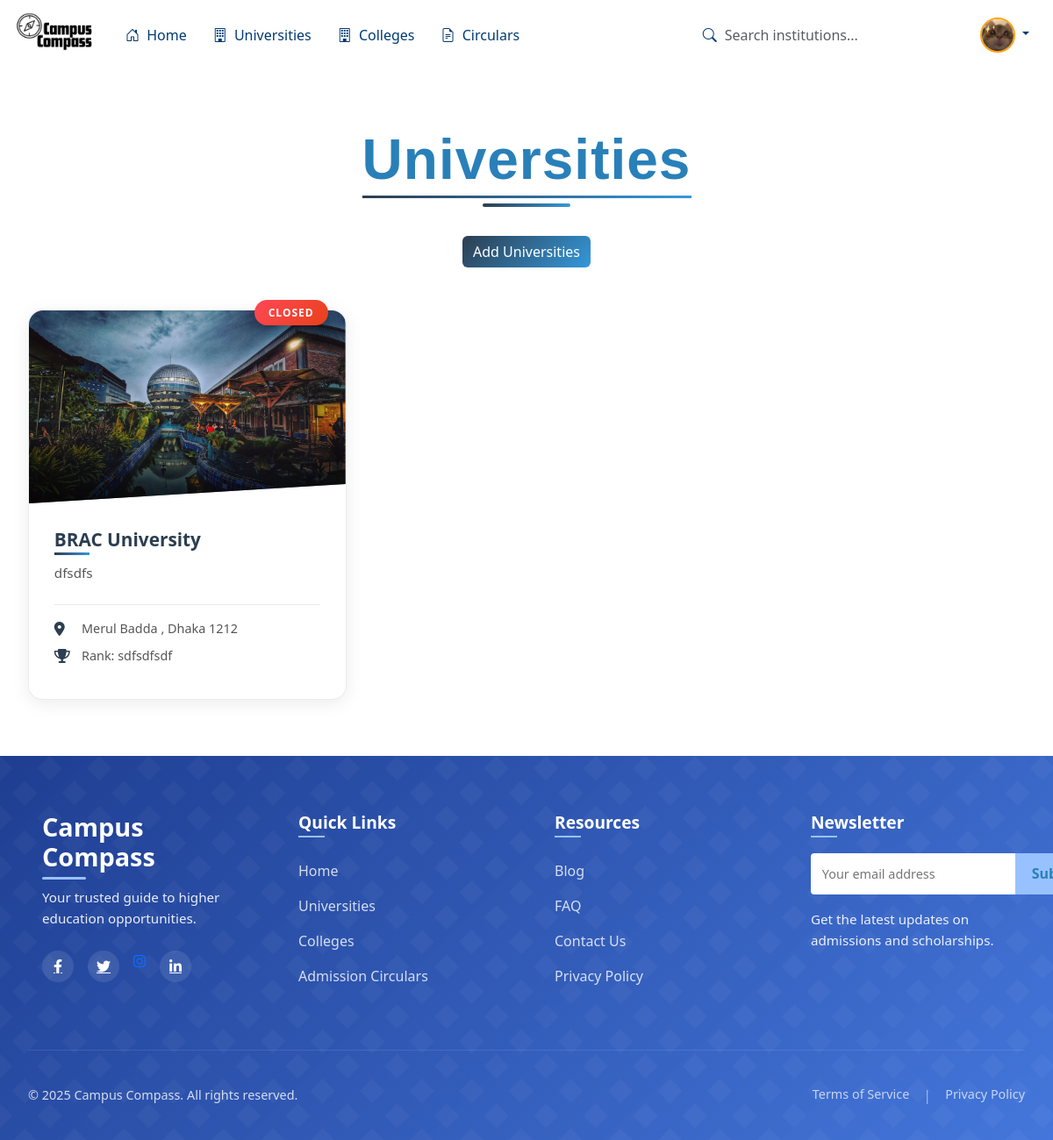
Page /universities/ (signed in) on the committed database.
### CC/models.py (models this page shows, shortened)
class CustomUser(AbstractUser):
    groups = models.ManyToManyField(
        'auth.Group',
        verbose_name='groups',
        blank=True,
        help_text='The groups this user belongs to.',
        related_name="customuser_groups",
        related_query_name="customuser",
    )
    user_permissions = models.ManyToManyField(
        'auth.Permission',
        verbose_name='user permissions',
        blank=True,
        help_text='Specific permissions for this user.',
        related_name="customuser_permissions",
        related_query_name="customuser",
    )
    class Meta:
        db_table = 'custom_user'
        verbose_name = 'User'
        verbose_name_plural = 'Users'

class Profile(models.Model):
    user = models.OneToOneField(User, on_delete=models.CASCADE)
    profile_pic = models.ImageField(upload_to='profile_pics/', null=True, blank=True,
                                    validators=[FileExtensionValidator(allowed_extensions=['jpg', 'jpeg', 'png'])])
    bio = models.TextField(max_length=500, blank=True, null=True)
    phone_regex = RegexValidator(
        regex=r'^\+?1?\d{9,15}$',
        message="Phone number must be entered in the format: '+999999999'"
    )
    phone_number = models.CharField(validators=[phone_regex], max_length=17, blank=True, null=True)
    birth_date = models.DateField(null=True, blank=True)
    GENDER_CHOICES = (('M', 'Male'), ('F', 'Female'), ('O', 'Other'))
    gender = models.CharField(max_length=1, choices=GENDER_CHOICES, blank=True, null=True)
    address = models.CharField(max_length=255, blank=True, null=True)
    city = models.CharField(max_length=100, blank=True, null=True)
    country = models.CharField(max_length=100, blank=True, null=True)
    website = models.URLField(max_length=200, blank=True, null=True)
    twitter = models.CharField(max_length=100, blank=True, null=True)
    facebook = models.CharField(max_length=100, blank=True, null=True)
    instagram = models.CharField(max_length=100, blank=True, null=True)
    linkedin = models.CharField(max_length=100, blank=True, null=True)
    created_at = models.DateTimeField(auto_now_add=True)
    updated_at = models.DateTimeField(auto_now=True)
    class Meta:
        verbose_name_plural = "Profiles"

class InstituteInfo(models.Model):
    title = models.CharField(max_length=100)
    category = models.ForeignKey(Category, on_delete=models.CASCADE)
    description = models.TextField()
    location = models.CharField(max_length=100)
    nearby_hostels = models.CharField(max_length=100)
    rank = models.CharField(max_length=100)
    department = models.CharField(max_length=100)
    contact = models.TextField()
    status_choices = (
        ('Closed', 'Closed'),
        ('Apply', 'Apply')
    )
    status = models.CharField(max_length=50, choices=status_choices, default='Closed')

class InstituteImage(models.Model):
    institute = models.ForeignKey(InstituteInfo, on_delete=models.CASCADE, related_name="images")
    image = models.ImageField(upload_to='institutes/')

### CC/views.py (the view)
# urls.py: path('universities/', CC_views.Universities, name='Universities'),
def Universities(request):
    InstituteName = InstituteInfo.objects.filter(category__name='University')
    categories = Category.objects.all()
    context = {
        'InstituteName': InstituteName,
        'categories': categories,
    }
    return render(request, 'CC/universities.html', context)

### Template/CC/Universities.html (shortened to what this page needs)
{% extends 'base.html' %}
{% block content %}
{% load static %}
<div id="particles-js"></div>
<div class="universities-container">
    <h1 class="university-header">
        <span>Universities</span>
    </h1>
    <div class="text-center mb-5">
        <a href="{% url 'upload_institute' %}" class="btn btn-blue">Add Universities</a>
    </div>
    <div class="row g-4">
        {% for institute in InstituteName %}
        <div class="col-12 col-md-6 col-lg-4">
            <a href="{% url 'institute_detail' institute.id %}" class="text-decoration-none">
                <div class="university-card" style="--i: {{ forloop.counter }};">
                    <div class="status-badge-container">
                        <span class="status-badge {% if institute.status == 'Apply' %}status-apply{% else %}status-closed{% endif %}">
                            {{ institute.status }}
                        </span>
                    </div>
                    <div class="card-img-container">
                        {% with institute.images.first as first_image %}
                            {% if first_image %}
                                <img src="{{ first_image.image.url }}" alt="{{ institute.title }}" loading="lazy">
                            {% else %}
                                <img src="{% static 'Images/default.jpg' %}" alt="No Image Available" loading="lazy">
                            {% endif %}
                        {% endwith %}
                    </div>
                    <div class="card-body d-flex flex-column">
                        <h3 class="institute-name">{{ institute.title }}</h3>
                        <p class="institute-description">
                            {{ institute.description|truncatewords:25 }}
                        </p>
                        <div class="meta-container mt-auto">
                            <div class="institute-meta">
                                <i class="fas fa-map-marker-alt"></i>
                                <span>{{ institute.location }}</span>
                            </div>
                            <div class="institute-meta">
                                <i class="fas fa-trophy"></i>
                                <span>Rank: {{ institute.rank }}</span>
                            </div>
                        </div>
                    </div>
                </div>
            </a>
        </div>
        {% endfor %}
    </div>
</div>
{% endblock %}

### Template/navbar.html (shortened to what this page needs)
{% load static %}
<!DOCTYPE html>
<html lang="en">
<head>
    <link href="https://cdn.jsdelivr.net/npm/bootstrap@5.3.0/dist/css/bootstrap.min.css" rel="stylesheet">
    <link rel="stylesheet" href="https://cdn.jsdelivr.net/npm/bootstrap-icons@1.10.0/font/bootstrap-icons.css">
</head>
<body>
    <nav class="navbar navbar-expand-lg navbar-dark navbar-custom fixed-top">
        <div class="container-fluid">
            <a class="navbar-brand" href="{% url 'Home' %}">
                <img src="{% static 'Images/logo5.png' %}" alt="Campus Compass">
            </a>
            <div class="collapse navbar-collapse" id="navbarContent">
                <ul class="navbar-nav me-auto mb-2 mb-lg-0">
                    <li class="nav-item">
                        <a class="nav-link active" href="{% url 'Home' %}"><i class="bi bi-house-door me-1"></i> Home</a>
                    </li>
                    <li class="nav-item">
                        <a class="nav-link" href="{% url 'Universities' %}"><i class="bi bi-building me-1"></i> Universities</a>
                    </li>
                    <li class="nav-item">
                        <a class="nav-link" href="{% url 'Colleges' %}"><i class="bi bi-building me-1"></i> Colleges</a>
                    </li>
                    <li class="nav-item">
                        <a class="nav-link" href="{% url 'circulars' %}"><i class="bi bi-file-earmark-text me-1"></i> Circulars</a>
                    </li>
                </ul>
                <div class="d-flex align-items-center">
                    <form class="d-flex me-3" action="{% url 'search_results' %}" method="get">
                        <div class="search-container">
                            <i class="bi bi-search search-icon"></i>
                            <input class="form-control search-input" name="q" type="search" placeholder="Search institutions..." aria-label="Search">
                        </div>
                    </form>
                    <div class="dropdown">
                        <a class="nav-link dropdown-toggle" href="#" id="userDropdown" role="button" data-bs-toggle="dropdown" aria-expanded="false">
                            {% if user.is_authenticated and user.profile.profile_pic %}
                                <img src="{{ user.profile.profile_pic.url }}" class="user-avatar">
                            {% else %}
                                <img src="{% static 'Images/default-avatar.png' %}" class="user-avatar">
                            {% endif %}
                        </a>
                    </div>
                </div>
            </div>
        </div>
    </nav>
    <div class="container mt-5 pt-5">
    </div>
</body>
</html>

### Template/base.html (style rules this page uses)
body { background-color: white; background-size: cover; background-position: center; background-attachment: fixed; background-repeat: no-repeat; color: white; }

### Template/navbar.html (style rules this page uses)
:root { --navbar-height: 80px; --text-color: #003b72;; --accent-color: #fca311; --accent-color2: #00000085; }
.navbar-custom { background: transparent !important; height: var(--navbar-height); }
.navbar-brand img { height: 100px; transition: all 0.3s ease; }
.nav-link { color: var(--text-color) !important; font-weight: 500; padding: 8px 15px !important; border-radius: 5px; transition: all 0.3s ease; }
.search-container { position: relative; width: 300px; background: transparent !important; }
.search-input { background: transparent !important; border: none !important; color: var(--text-color) !important; padding-left: 40px !important; border-radius: 50px !important; box-shadow: none !important; }
.search-icon { position: absolute; left: 15px; top: 50%; transform: translateY(-50%); color: var(--text-color); z-index: 10; }
.user-avatar { width: 40px; height: 40px; border-radius: 50%; object-fit: cover; border: 2px solid var(--accent-color); }

### rows in the picture
CustomUser: profile.profile_pic (picture)
InstituteInfo: status "CLOSED", images.first.image (picture), title "BRAC University", description "dfsdfs", location "Merul Badda , Dhaka 1212", rank "sdfsdfsdf"
